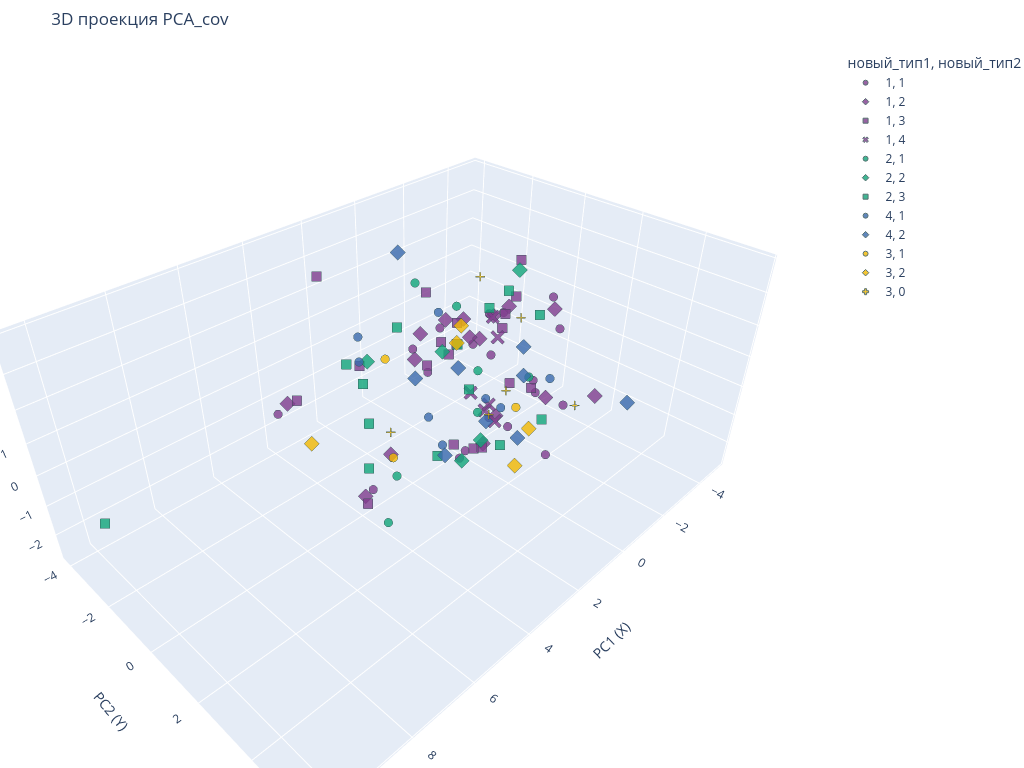

Notebook cell for this chart:
### Code cell
fig = px.scatter_3d(
    pca3D_df,
    x='PC1 (X)',
    y='PC2 (Y)',
    z='PC3 (Z)',
    color = names[0],
    symbol= names[1],
    title='3D проекция PCA_cov',
    color_discrete_sequence=px.colors.qualitative.Bold, 
    opacity=0.8,
    width = 1024,
    height = 768
)

fig.update_layout(margin=dict(l=0, r=0, b=0, t=50))
fig.update_traces(marker=dict(size=5, line=dict(width=1, color='DarkSlateGrey')))

fig.show()

### Figure 1 — Plotly figure (JSON) as saved in the notebook; plotly's stock layout.template omitted (floating-point values rounded to 4 significant figures)
{"data": [{"hovertemplate": "новый_тип1=1<br>новый_тип2=1<br>PC1 (X)=%{x}<br>PC2 (Y)=%{y}<br>PC3 (Z)=%{z}<extra></extra>", "legendgroup": "1, 1", "marker": {"color": "rgb(127, 60, 141)", "line": {"color": "DarkSlateGrey", "width": 1}, "opacity": 0.8, "size": 5, "symbol": "circle"}, "mode": "markers", "name": "1, 1", "scene": "scene", "showlegend": true, "type": "scatter3d", "x": [-0.3101, -3.5, 3.69, -2.903, -1.887, -1.793, -2.919, 1.807, -2.281, -1.657, 0.3608, 0.2648, -4.148, -1.127, 0.4593, 0.6979, 3.892, -0.6746, -4.823], "y": [-1.186, 0.4839, -4.099, -1.314, -0.103, -0.5686, 0.5698, 1.624, 0.9025, -1.037, -1.644, 1.326, 0.8509, 0.9491, 3.5, 0.8661, 0.3634, -2.014, -0.05611], "z": [1.02, 1.471, -1.549, -1.098, 1.345, 1.154, -1.683, -1.088, -0.7701, -0.04533, 0.3867, -0.6523, -2.638, -1.889, -0.6702, -1.86, -1.72, -1.073, -0.3881]}, {"hovertemplate": "новый_тип1=1<br>новый_тип2=2<br>PC1 (X)=%{x}<br>PC2 (Y)=%{y}<br>PC3 (Z)=%{z}<extra></extra>", "legendgroup": "1, 2", "marker": {"color": "rgb(127, 60, 141)", "line": {"color": "DarkSlateGrey", "width": 1}, "opacity": 0.8, "size": 5, "symbol": "diamond"}, "mode": "markers", "name": "1, 2", "scene": "scene", "showlegend": true, "type": "scatter3d", "x": [-2.136, -3.723, 0.1347, 2.345, -2.251, -0.8973, -0.2693, 4.121, 3.882, -0.7775, -1.993, 0.8075, -1.805, -1.782, 0.346, -2.354], "y": [-0.1152, 0.4187, -0.5566, -0.561, -1.283, -0.8048, -2.193, 0.2977, -3.277, 0.7296, -1.473, 1.6, 3.383, 1.759, -1.35, -0.8539], "z": [1.446, 0.9463, 1.719, -1.876, -0.1998, 1.235, -0.4982, -1.862, -0.6564, -1.423, -0.1191, -1.141, 0.08666, -0.7387, 1.02, 0.7473]}, {"hovertemplate": "новый_тип1=1<br>новый_тип2=3<br>PC1 (X)=%{x}<br>PC2 (Y)=%{y}<br>PC3 (Z)=%{z}<extra></extra>", "legendgroup": "1, 3", "marker": {"color": "rgb(127, 60, 141)", "line": {"color": "DarkSlateGrey", "width": 1}, "opacity": 0.8, "size": 5, "symbol": "square"}, "mode": "markers", "name": "1, 3", "scene": "scene", "showlegend": true, "type": "scatter3d", "x": [-1.717, 0.5754, -2.011, -2.282, -2.46, 6.059, -0.6149, 3.656, 1.027, -2.432, 0.882, 3.28, -1.021, -1.089, 1.667, -0.07016, 1.561, -1.076, -0.9486], "y": [1.261, 2.208, 0.3052, 0.01246, -0.5689, 2.622, -0.7944, -1.77, -0.4765, -0.4633, 0.5717, -3.641, -2.379, -1.517, -2.575, 0.5354, 2.19, -1.197, -1.722], "z": [-0.6035, 1.085, 3.135, 1.77, 0.3936, 0.5353, 1.23, 3.887, 2.949, 0.9419, -1.689, -1.022, -1.131, -0.372, -0.0384, -2.379, -0.541, 0.1359, 0.04446]}, {"hovertemplate": "новый_тип1=1<br>новый_тип2=4<br>PC1 (X)=%{x}<br>PC2 (Y)=%{y}<br>PC3 (Z)=%{z}<extra></extra>", "legendgroup": "1, 4", "marker": {"color": "rgb(127, 60, 141)", "line": {"color": "DarkSlateGrey", "width": 1}, "opacity": 0.8, "size": 5, "symbol": "x"}, "mode": "markers", "name": "1, 4", "scene": "scene", "showlegend": true, "type": "scatter3d", "x": [-2.157, 3.75, -0.8809, -1.189, -3.058, -0.6038], "y": [-0.7226, 3.582, 0.3638, -0.03651, -1.2, 0.8487], "z": [0.8436, 2.959, -1.242, -1.809, -0.4471, -1.466]}, {"hovertemplate": "новый_тип1=2<br>новый_тип2=1<br>PC1 (X)=%{x}<br>PC2 (Y)=%{y}<br>PC3 (Z)=%{z}<extra></extra>", "legendgroup": "2, 1", "marker": {"color": "rgb(17, 165, 121)", "line": {"color": "DarkSlateGrey", "width": 1}, "opacity": 0.8, "size": 5, "symbol": "circle"}, "mode": "markers", "name": "2, 1", "scene": "scene", "showlegend": true, "type": "scatter3d", "x": [3.766, -0.5182, -2.773, 1.004, -0.008366, -2.687, 5.875], "y": [1.181, 0.2408, 0.3724, -0.9113, -0.2853, -1.651, 3.095], "z": [-0.8364, -1.411, -1.117, 3.059, 2.203, -1.763, 0.1378]}, {"hovertemplate": "новый_тип1=2<br>новый_тип2=2<br>PC1 (X)=%{x}<br>PC2 (Y)=%{y}<br>PC3 (Z)=%{z}<extra></extra>", "legendgroup": "2, 2", "marker": {"color": "rgb(17, 165, 121)", "line": {"color": "DarkSlateGrey", "width": 1}, "opacity": 0.8, "size": 5, "symbol": "diamond"}, "mode": "markers", "name": "2, 2", "scene": "scene", "showlegend": true, "type": "scatter3d", "x": [-1.344, -0.1044, 2.009, 1.612, -1.158], "y": [0.7875, 0.7579, 1.88, -2.293, -1.862], "z": [3.213, -1.957, -0.9196, 0.2159, -0.4534]}, {"hovertemplate": "новый_тип1=2<br>новый_тип2=3<br>PC1 (X)=%{x}<br>PC2 (Y)=%{y}<br>PC3 (Z)=%{z}<extra></extra>", "legendgroup": "2, 3", "marker": {"color": "rgb(17, 165, 121)", "line": {"color": "DarkSlateGrey", "width": 1}, "opacity": 0.8, "size": 5, "symbol": "square"}, "mode": "markers", "name": "2, 3", "scene": "scene", "showlegend": true, "type": "scatter3d", "x": [1.23, -0.9621, 10.3, 1.434, 2.729, -1.639, -0.1071, 3.092, -1.066, -0.9212, 3.185, -3.247, -1.34, 2.256], "y": [-2.954, -1.051, -2.036, -1.19, 1.654, 0.231, 1.497, -0.6206, 0.01879, -0.4845, -0.581, 0.2276, 2.01, -2.474], "z": [-1.06, 0.2381, -0.3496, 1.744, -0.4704, 2.274, -1.747, -0.4088, 1.864, -1.107, -1.926, 0.8598, -1.184, 0.3277]}, {"hovertemplate": "новый_тип1=4<br>новый_тип2=1<br>PC1 (X)=%{x}<br>PC2 (Y)=%{y}<br>PC3 (Z)=%{z}<extra></extra>", "legendgroup": "4, 1", "marker": {"color": "rgb(57, 105, 172)", "line": {"color": "DarkSlateGrey", "width": 1}, "opacity": 0.8, "size": 5, "symbol": "circle"}, "mode": "markers", "name": "4, 1", "scene": "scene", "showlegend": true, "type": "scatter3d", "x": [0.862, 0.3748, 1.58, 2.141, -3.019, 0.1995, 1.632, -0.2377], "y": [-0.4801, -0.6135, 0.767, -2.042, 0.9979, 1.114, -2.632, 1.33], "z": [-1.253, 2.031, -1.223, 1.376, -0.9995, -0.1332, 0.05996, -0.5562]}, {"hovertemplate": "новый_тип1=4<br>новый_тип2=2<br>PC1 (X)=%{x}<br>PC2 (Y)=%{y}<br>PC3 (Z)=%{z}<extra></extra>", "legendgroup": "4, 2", "marker": {"color": "rgb(57, 105, 172)", "line": {"color": "DarkSlateGrey", "width": 1}, "opacity": 0.8, "size": 5, "symbol": "diamond"}, "mode": "markers", "name": "4, 2", "scene": "scene", "showlegend": true, "type": "scatter3d", "x": [-1.573, 4.775, 2.304, -2.094, 0.8366, -3.144, 3.17, -0.5222, -1.792], "y": [1.048, 5.724, 2.884, 0.573, -1.742, 3.682, 2.327, -2.425, -1.733], "z": [-0.2003, 3.4, 1.067, 0.3622, 3.622, -0.6527, 0.165, -1.424, -1.291]}, {"hovertemplate": "новый_тип1=3<br>новый_тип2=1<br>PC1 (X)=%{x}<br>PC2 (Y)=%{y}<br>PC3 (Z)=%{z}<extra></extra>", "legendgroup": "3, 1", "marker": {"color": "rgb(242, 183, 1)", "line": {"color": "DarkSlateGrey", "width": 1}, "opacity": 0.8, "size": 5, "symbol": "circle"}, "mode": "markers", "name": "3, 1", "scene": "scene", "showlegend": true, "type": "scatter3d", "x": [1.111, 0.1056, 2.385], "y": [-2.049, 2.122, -0.4112], "z": [0.19, 0.02182, -1.892]}, {"hovertemplate": "новый_тип1=3<br>новый_тип2=2<br>PC1 (X)=%{x}<br>PC2 (Y)=%{y}<br>PC3 (Z)=%{z}<extra></extra>", "legendgroup": "3, 2", "marker": {"color": "rgb(242, 183, 1)", "line": {"color": "DarkSlateGrey", "width": 1}, "opacity": 0.8, "size": 5, "symbol": "diamond"}, "mode": "markers", "name": "3, 2", "scene": "scene", "showlegend": true, "type": "scatter3d", "x": [-1.053, 4.152, 1.505, -0.7204, -0.6838], "y": [-1.017, -1.905, 3.286, 2.025, -0.8425], "z": [0.8626, -1.233, -0.5728, -1.191, 0.4963]}, {"hovertemplate": "новый_тип1=3<br>новый_тип2=0<br>PC1 (X)=%{x}<br>PC2 (Y)=%{y}<br>PC3 (Z)=%{z}<extra></extra>", "legendgroup": "3, 0", "marker": {"color": "rgb(242, 183, 1)", "line": {"color": "DarkSlateGrey", "width": 1}, "opacity": 0.8, "size": 5, "symbol": "cross"}, "mode": "markers", "name": "3, 0", "scene": "scene", "showlegend": true, "type": "scatter3d", "x": [-1.692, 2.083, -1.371, -1.916, -3.187, 0.2643], "y": [-0.9081, -0.8314, 3.048, 0.1712, -0.4326, 1.308], "z": [2.293, -1.354, -0.1893, -1.324, 0.5189, -0.5573]}], "layout": {"height": 768, "legend": {"title": {"text": "новый_тип1, новый_тип2"}, "tracegroupgap": 0}, "margin": {"b": 0, "l": 0, "r": 0, "t": 50}, "scene": {"domain": {"x": [0, 1], "y": [0, 1]}, "xaxis": {"title": {"text": "PC1 (X)"}}, "yaxis": {"title": {"text": "PC2 (Y)"}}, "zaxis": {"title": {"text": "PC3 (Z)"}}}, "title": {"text": "3D проекция PCA_cov"}, "width": 1024}}
